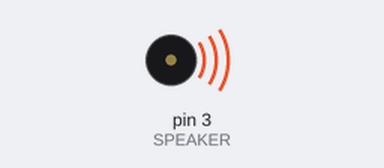
The sketch below on a simulated Arduino Uno, built with avr-gcc and run on an emulated ATmega328P. Shown: buzzer (waves = sounding).

Above: at 0.2 s.
At 5.2 s:
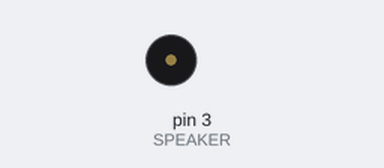
Timing chart, 0 to 7.2 s (numbered marks = the images above):
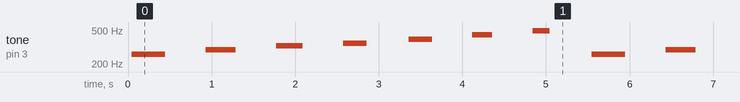

Measured:
- by itself, tone on pin 3 (SPEAKER): repeats every 5.5 s: silent 0.48 s, 293 Hz 0.36 s, silent 0.48 s, 329 Hz 0.32 s, silent 0.48 s, 348 Hz 0.28 s, silent 0.51 s, 391 Hz 0.28 s, silent 0.48 s, 438 Hz 0.24 s, silent 0.49 s, 492 Hz 0.20 s, silent 0.51 s, 261 Hz 0.40 s

The sketch:

Grove_Speaker.ino
```cpp
#define SPEAKER 3
// On va brancher le haut parleur sur D3

// Voici un tableau de toutes les fréquences des notes qu'on va jouer
int notes[]={1911,1702,1516,1431,1275,1136,1012};


void setup()
{
    pinMode(SPEAKER,OUTPUT);
    digitalWrite(SPEAKER,LOW);
}

void loop()
{
    // L'index parcoure toutes les notes du tableau entre la 0ième et la 7ième
    for(int note_index=0; note_index<7; note_index++)
    {
        sound(note_index); // Cette fonction joue la note à cet index
        delay(500);
    }
}

void sound(uint8_t note_index)
{
    for(int i=0;i<100;i++)
    {
        digitalWrite(SPEAKER, HIGH);
        delayMicroseconds(notes[note_index]);
        digitalWrite(SPEAKER, LOW);
        delayMicroseconds(notes[note_index]);
    }
}
```
